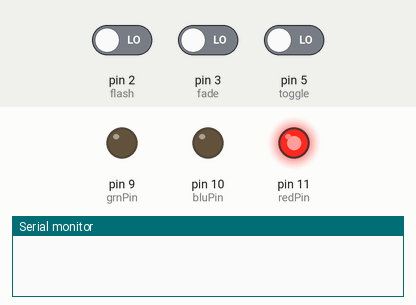
A sketch run on a simulated Arduino Uno, built with avr-gcc and run on an emulated ATmega328P. Parts: output pins drawn as LEDs (lit = HIGH), the last lines printed to the serial monitor. Inputs (shaded band) come from the test bench; at power-on: pin 3 (fade) LOW, pin 2 (flash) LOW, pin 5 (toggle) LOW.

Above: at 1.2 s.
1.3 s: pin 3 (fade) driven HIGH
At 2.55 s:
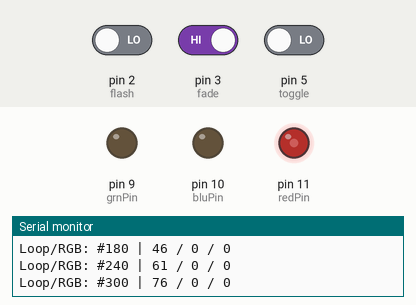
At 4.35 s:
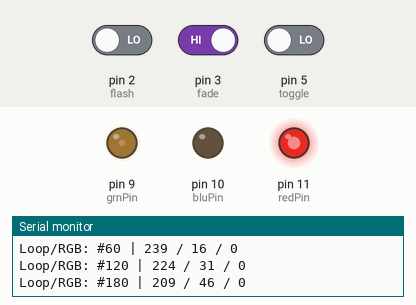
7.3 s: pin 2 (flash) driven HIGH and pin 3 (fade) driven LOW
At 7.67 s:
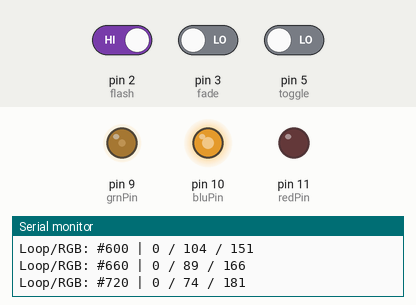
10.3 s: pin 2 (flash) driven LOW
16.3 s: pin 5 (toggle) driven HIGH
Timing chart, 0 to 20.3 s (numbered marks = the images above; inputs shaded):
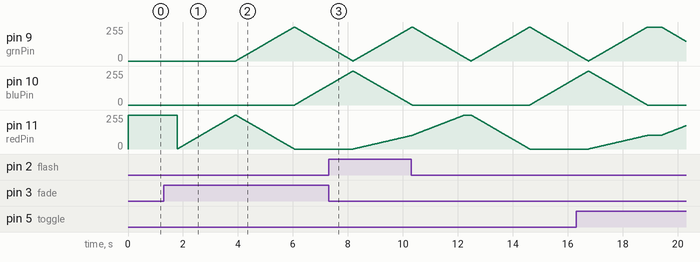

The sketch:

LED_Fun.ino
```cpp
//setting the constants
const int grnPin = 9;
const int redPin = 11;
const int bluPin = 10;
const int toggle = 5;
const int flash = 2;
const int fade = 3;
int togglestate = 0;
int flashstate = 0;
int fadestate = 0;
int color=0;
int redval = 0;
int blueval = 0;
int greenval=0;
int flashing = 0;
int fader = 0;
int ledState = LOW;
long previousMillis = 0;
long interval=500;

//Color arrays
int black[3]  = {
  0, 0, 0 };
int white[3]  = {
  100, 100, 100 };
int red[3]    = {
  100, 0, 0 };
int green[3]  = {
  0, 100, 0 };
int blue[3]   = {
  0, 0, 100 };
int yellow[3] = {
  40, 95, 0 };
int dimWhite[3] = {
  30, 30, 30 };

// Set initial color
int redVal = black[0];
int grnVal = black[1];
int bluVal = black[2];

int wait = 2;      // 10ms internal crossFade delay; increase for slower fades
int hold = 0;       // Optional hold when a color is complete, before the next crossFade
int DEBUG = 1;      // DEBUG counter; if set to 1, will write values back via serial
int loopCount = 60; // How often should DEBUG report?
int repeat = 0;     // How many times should we loop before stopping? (0 for no stop)
int j = 0;          // Loop counter for repeat

// Initialize color variables
int prevR = redVal;
int prevG = grnVal;
int prevB = bluVal;

void setup(){
  if (DEBUG) {
    Serial.begin(9600);
  }
  //Setting Inputs
  pinMode(toggle,INPUT);
  pinMode(flash,INPUT);
  pinMode(fade,INPUT);

  //setting the Outputs
  pinMode(grnPin,OUTPUT);
  pinMode(bluPin,OUTPUT);
  pinMode(redPin,OUTPUT);
}

void loop(){

  //Checks for Fade
  fadestate = digitalRead(fade);
  if(fadestate ==HIGH){
    fader++;
    Serial.print("Fader is ");
    Serial.println(fader);
    delay(500);
  }

  //Checks for button press to toggle between flash and solid modes
  flashstate = digitalRead(2);
  if(flashstate == HIGH){
    flashing++;
    Serial.print("Value of flashing ");
    Serial.println(flashing);
    delay(500);
  }

  //Checks for color input
  togglestate = digitalRead(toggle);
  if(togglestate == HIGH){
    color++;
    Serial.print("Value of color is ");
    Serial.println(color);
    delay(500);
  }

    //rests color if too high
    if(color == 3){
      color = 0;
    }

    //Resets flashstate if the value becomes too high
    if (flashing == 2){
      flashing = 0;
    }

    //Resets fader if fader becomes too high
    if (fader == 2){
      fader = 0;
    }

  //If fader is 0, do the following
  if (fader == 0){


    //Sets the red value to 255 if color is 0 to create a red LED
    if(color == 0){
      redval=255;
      blueval=0;
      greenval=0;
    }

    //Sets the blue value to 255 if color is 1 to create a blue LED
    if (color == 1){
      redval=0;
      blueval=255;
      greenval=0;
    }

    //Sets the green value to 255 if color is 2 to create a green LED
    if (color == 2){
      redval=0;
      blueval=0;
      greenval=255;
    }

    //Sends signals to the LED if in solid mode
    if (flashing == 0){
      analogWrite(redPin, redval);
      analogWrite(bluPin, blueval);
      analogWrite(grnPin, greenval);
    }

    //Sends signals to the LED if in flash mode
    if (flashing == 1){
      unsigned long currentMillis = millis();
      if(currentMillis - previousMillis > interval){
        previousMillis = currentMillis;
        if (ledState == LOW)
          ledState = HIGH;
        else
          ledState = LOW;
        if(ledState == HIGH){
          analogWrite(redPin, redval);
          analogWrite(bluPin, blueval);
          analogWrite(grnPin, greenval);
        }
        if(ledState ==LOW){
          analogWrite(redPin, 0);
          analogWrite(bluPin, 0);
          analogWrite(grnPin, 0);
        }
      }
    }

    /*Serial.println(flashing);*/

    //Printing the vlaues to the serial monitor
    /*Serial.print("Red Value: ");
     Serial.print(redval);
     Serial.print("\t Green Value: ");
     Serial.print(greenval);
     Serial.print("\t Blue Value: ");
     Serial.print(blueval);
     Serial.print("Color Value ");
     Serial.println(color);*/
  }

  //If fader is 1, start the fade
  if (fader == 1){
    crossFade(red);
    crossFade(green);
    crossFade(blue);
    crossFade(yellow);

    if (repeat) { // Do we loop a finite number of times?
      j += 1;
      if (j >= repeat) { // Are we there yet?
        exit(j);         // If so, stop.
      }
    }
  }
}
/* BELOW THIS LINE IS THE MATH -- YOU SHOULDN'T NEED TO CHANGE THIS FOR THE BASICS
 *
 * The program works like this:
 * Imagine a crossfade that moves the red LED from 0-10,
 *   the green from 0-5, and the blue from 10 to 7, in
 *   ten steps.
 *   We'd want to count the 10 steps and increase or
 *   decrease color values in evenly stepped increments.
 *   Imagine a + indicates raising a value by 1, and a -
 *   equals lowering it. Our 10 step fade would look like:
 *
 *   1 2 3 4 5 6 7 8 9 10
 * R + + + + + + + + + +
 * G   +   +   +   +   +
 * B     -     -     -
 *
 * The red rises from 0 to 10 in ten steps, the green from
 * 0-5 in 5 steps, and the blue falls from 10 to 7 in three steps.
 *
 * In the real program, the color percentages are converted to
 * 0-255 values, and there are 1020 steps (255*4).
 *
 * To figure out how big a step there should be between one up- or
 * down-tick of one of the LED values, we call calculateStep(),
 * which calculates the absolute gap between the start and end values,
 * and then divides that gap by 1020 to determine the size of the step
 * between adjustments in the value.
 */

int calculateStep(int prevValue, int endValue) {
  int step = endValue - prevValue; // What's the overall gap?
  if (step) {                      // If its non-zero,
    step = 1020/step;              //   divide by 1020
  }
  return step;
}

/* The next function is calculateVal. When the loop value, i,
 *  reaches the step size appropriate for one of the
 *  colors, it increases or decreases the value of that color by 1.
 *  (R, G, and B are each calculated separately.)
 */

int calculateVal(int step, int val, int i) {

  if ((step) && i % step == 0) { // If step is non-zero and its time to change a value,
    if (step > 0) {              //   increment the value if step is positive...
      val += 1;
    }
    else if (step < 0) {         //   ...or decrement it if step is negative
      val -= 1;
    }
  }
  // Defensive driving: make sure val stays in the range 0-255
  if (val > 255) {
    val = 255;
  }
  else if (val < 0) {
    val = 0;
  }
  return val;
}

/* crossFade() converts the percentage colors to a
 *  0-255 range, then loops 1020 times, checking to see if
 *  the value needs to be updated each time, then writing
 *  the color values to the correct pins.
 */

void crossFade(int Color[3]) {
  // Convert to 0-255
  int R = (Color[0] * 255) / 100;
  int G = (Color[1] * 255) / 100;
  int B = (Color[2] * 255) / 100;

  int stepR = calculateStep(prevR, R);
  int stepG = calculateStep(prevG, G);
  int stepB = calculateStep(prevB, B);

  for (int i = 0; i <= 1020; i++) {
    redVal = calculateVal(stepR, redVal, i);
    grnVal = calculateVal(stepG, grnVal, i);
    bluVal = calculateVal(stepB, bluVal, i);

    analogWrite(redPin, redVal);   // Write current values to LED pins
    analogWrite(grnPin, grnVal);
    analogWrite(bluPin, bluVal);

    delay(wait); // Pause for 'wait' milliseconds before resuming the loop

    if (DEBUG) { // If we want serial output, print it at the
      if (i == 0 or i % loopCount == 0) { // beginning, and every loopCount times
        Serial.print("Loop/RGB: #");
        Serial.print(i);
        Serial.print(" | ");
        Serial.print(redVal);
        Serial.print(" / ");
        Serial.print(grnVal);
        Serial.print(" / ");
        Serial.println(bluVal);
      }
      DEBUG += 1;
    }
  }
  // Update current values for next loop
  prevR = redVal;
  prevG = grnVal;
  prevB = bluVal;
  delay(hold); // Pause for optional 'wait' milliseconds before resuming the loop
}
```

Measured:
- after the input at 1.3 s, pin 9 (grnPin): rises from 0/255 to 255/255 in 2.1 s, then falls to 106/255 in 1.2 s; pin 10 (bluPin): moves from 0/255 to 149/255 over 1.2 s, starting after 4.8 s
- by itself, pin 11 (redPin): rises from 100/255 to 255/255 in 1.9 s, then falls to 0/255 in 2.4 s
